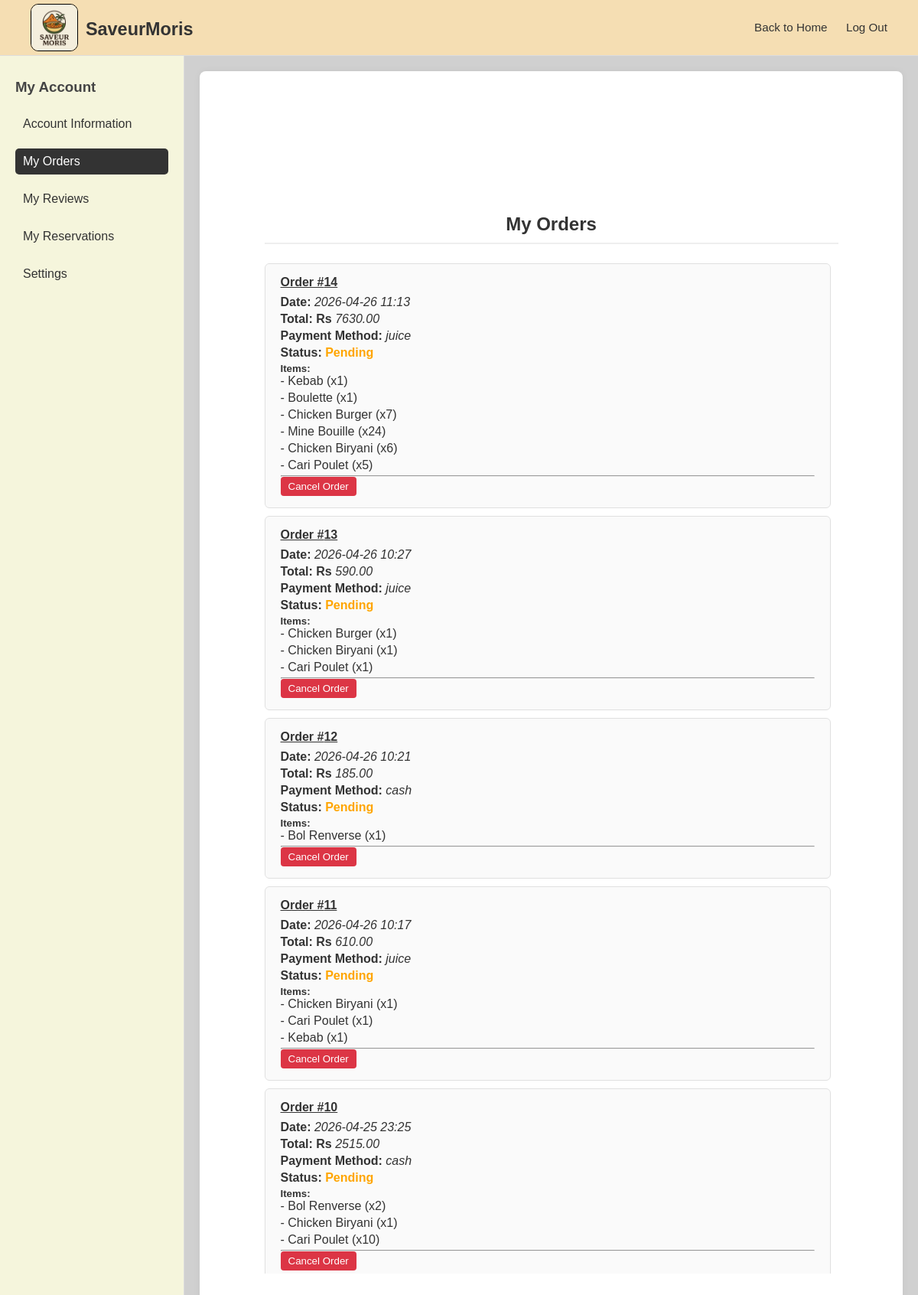
/profile/my_orders/ (signed in), run on the app's committed database.
### web_app/models.py (models this page shows, shortened)
class Order(models.Model):
    STATUS_PENDING = "pending"
    STATUS_PREPARING = "preparing"
    STATUS_COMPLETED = "completed"
    STATUS_CANCELLED = "cancelled"
    PAYMENT_JUICE = "juice"
    PAYMENT_CARD = "card"
    PAYMENT_CASH = "cash"
    STATUS_CHOICES = [
        (STATUS_PENDING, "Pending"),
        (STATUS_PREPARING, "Preparing"),
        (STATUS_COMPLETED, "Completed"),
        (STATUS_CANCELLED, "Cancelled"),
    ]
    PAYMENT_CHOICES = [
        (PAYMENT_JUICE, "MCB Juice / Transfer"),
        (PAYMENT_CARD, "Debit/Credit Card"),
        (PAYMENT_CASH, "Pay on Take-away"),
    ]
    user = models.ForeignKey(settings.AUTH_USER_MODEL, on_delete=models.CASCADE, related_name="orders")
    total_price = models.DecimalField(max_digits=10, decimal_places=2)
    status = models.CharField(max_length=20, choices=STATUS_CHOICES, default=STATUS_PENDING)
    payment_method = models.CharField(max_length=20, choices=PAYMENT_CHOICES, default=PAYMENT_CASH)
    order_date = models.DateTimeField(auto_now_add=True)
    class Meta:
        ordering = ["-order_date"]

class OrderItem(models.Model):
    order = models.ForeignKey(
        Order,
        on_delete=models.CASCADE,
        related_name="items",
    )
    menu = models.ForeignKey(
        Menu,
        on_delete=models.CASCADE,
        related_name="order_items",
    )
    quantity = models.PositiveIntegerField(default=1)
    price = models.DecimalField(max_digits=8, decimal_places=2)

class Menu(models.Model):
    name = models.CharField(max_length=150)
    price = models.DecimalField(max_digits=8, decimal_places=2)
    description = models.TextField()
    detail_description = models.TextField(blank=True)
    image = models.ImageField(upload_to="menu_images/")
    category = models.CharField(max_length=100, blank=True)
    available = models.BooleanField(default=True)
    class Meta:
        ordering = ["name"]

### web_app/views.py (the view)
# urls.py: path('profile/my_orders/', views.account_orders, name='orders'),
@login_required
def account_orders(request):
    customer, missing_response = get_customer_or_redirect(request, "home")
    if missing_response:
        return missing_response
    orders = Order.objects.filter(user=customer.user).prefetch_related("items__menu")
    return render(
        request,
        "web_app/account/orders.html",
        {"section": "orders", "orders": orders},
    )

### web_app/views.py (called while the page is built)
def get_customer_or_redirect(request, redirect_name="home"):
    customer = Customer.objects.filter(user=request.user).first()
    if customer:
        return customer, None
    messages.error(request, "Customer profile not found for this account.")
    return None, redirect(redirect_name)

### web_app/templates/web_app/account/orders.html (shortened to what this page needs)
{% extends 'web_app/account/base_account.html' %}
{% block content %}
<h2>My Orders</h2>
<div class="scroll-section">
    {% if orders %}
        {% for o in orders %}
        <div class="order-card">
            <h4><u>Order #{{ o.id }}</u></h4>
            <p><strong>Date: </strong><i>{{ o.order_date|date:"Y-m-d H:i" }}</i></p>
            <p><strong>Total: Rs </strong><i>{{ o.total_price }}</i></p>
            <p><strong>Payment Method: </strong><i>{{ o.payment_method}}</i></p>
            <p><strong>Status: </strong>
                <span class="status
                    {% if o.status == 'completed' %}delivered
                    {% elif o.status == 'pending' %}pending
                    {% else %}cancelled{% endif %}
                ">
                    {{ o.status|title }}
                </span>
            </p>
            <h5>Items:</h5>
            {% for item in o.items.all %}
                <p>- {{ item.menu.name }} (x{{ item.quantity }})</p>
            {% endfor %}
            {% if o.status == 'pending' %}
                <hr>
                <form action="{% url 'cancel_order_action' o.id %}" method="POST">
                    <button type="submit"
                            class="btn btn-danger"
                            style="background-color: #dc3545; color: white; border: none; padding: 5px 10px; border-radius: 4px; cursor: pointer;"
                            onclick="return confirm('Are you sure you want to cancel this order?')">
                        Cancel Order
                    </button>
                </form>
            {% endif %}
        </div>
        {% endfor %}
    {% else %}
        <p>No orders yet.</p>
    {% endif %}
</div>
{% endblock %}

### web_app/static/web_app/css/account/layout.css (style rules this page uses)
.content h2 { text-align: center; margin-bottom: 25px; border-bottom: 2px solid #eee; padding-bottom: 10px; }

### web_app/static/web_app/css/account/settings.css (style rules this page uses)
.btn-danger { background-color: #ff4d4d; color: white; border: none; border-radius: 5px; padding: 6px 12px; }

### web_app/static/web_app/css/account/scroll.css (style rules this page uses)
.scroll-section { max-height: 70vh; overflow-y: auto; padding-right: 10px; }

### web_app/static/web_app/css/account/orders.css (style rules this page uses)
.order-card { background-color: #fafafa; border: 1px solid #e0e0e0; border-radius: 6px; padding: 15px 20px; margin-bottom: 10px; }
.order-card h4 { margin-bottom: 8px; }
.order-card p { margin-bottom: 4px; }
.status { font-weight: bold; }
.status.pending { color: orange; }

### web_app/templates/web_app/account/base_account.html (style rules this page uses)
* { margin: 0; padding: 0; font-family: Arial, Helvetica, sans-serif; }
body { min-height: 100vh; background-color: #d0d0d0; color: #333; overflow: hidden; }

### data on the page
Order: id "14", order_date "2026-04-26 11:13", total_price "7630.00", payment_method "juice", status "Pending", shows "Cancel Order"
OrderItem: menu.name "Kebab", quantity "1"
OrderItem: menu.name "Boulette", quantity "1"
OrderItem: menu.name "Chicken Burger", quantity "7"
OrderItem: menu.name "Mine Bouille", quantity "24"
OrderItem: menu.name "Chicken Biryani", quantity "6"
OrderItem: menu.name "Cari Poulet", quantity "5"
Order: id "13", order_date "2026-04-26 10:27", total_price "590.00", payment_method "juice", status "Pending", shows "Cancel Order"
OrderItem: menu.name "Chicken Burger", quantity "1"
OrderItem: menu.name "Chicken Biryani", quantity "1"
OrderItem: menu.name "Cari Poulet", quantity "1"
Order: id "12", order_date "2026-04-26 10:21", total_price "185.00", payment_method "cash", status "Pending", shows "Cancel Order"
OrderItem: menu.name "Bol Renverse", quantity "1"
Order: id "11", order_date "2026-04-26 10:17", total_price "610.00", payment_method "juice", status "Pending", shows "Cancel Order"
OrderItem: menu.name "Chicken Biryani", quantity "1"
OrderItem: menu.name "Cari Poulet", quantity "1"
OrderItem: menu.name "Kebab", quantity "1"
Order: id "10", order_date "2026-04-25 23:25", total_price "2515.00", payment_method "cash", status "Pending", shows "Cancel Order"
OrderItem: menu.name "Bol Renverse", quantity "2"
OrderItem: menu.name "Chicken Biryani", quantity "1"
OrderItem: menu.name "Cari Poulet", quantity "10"
